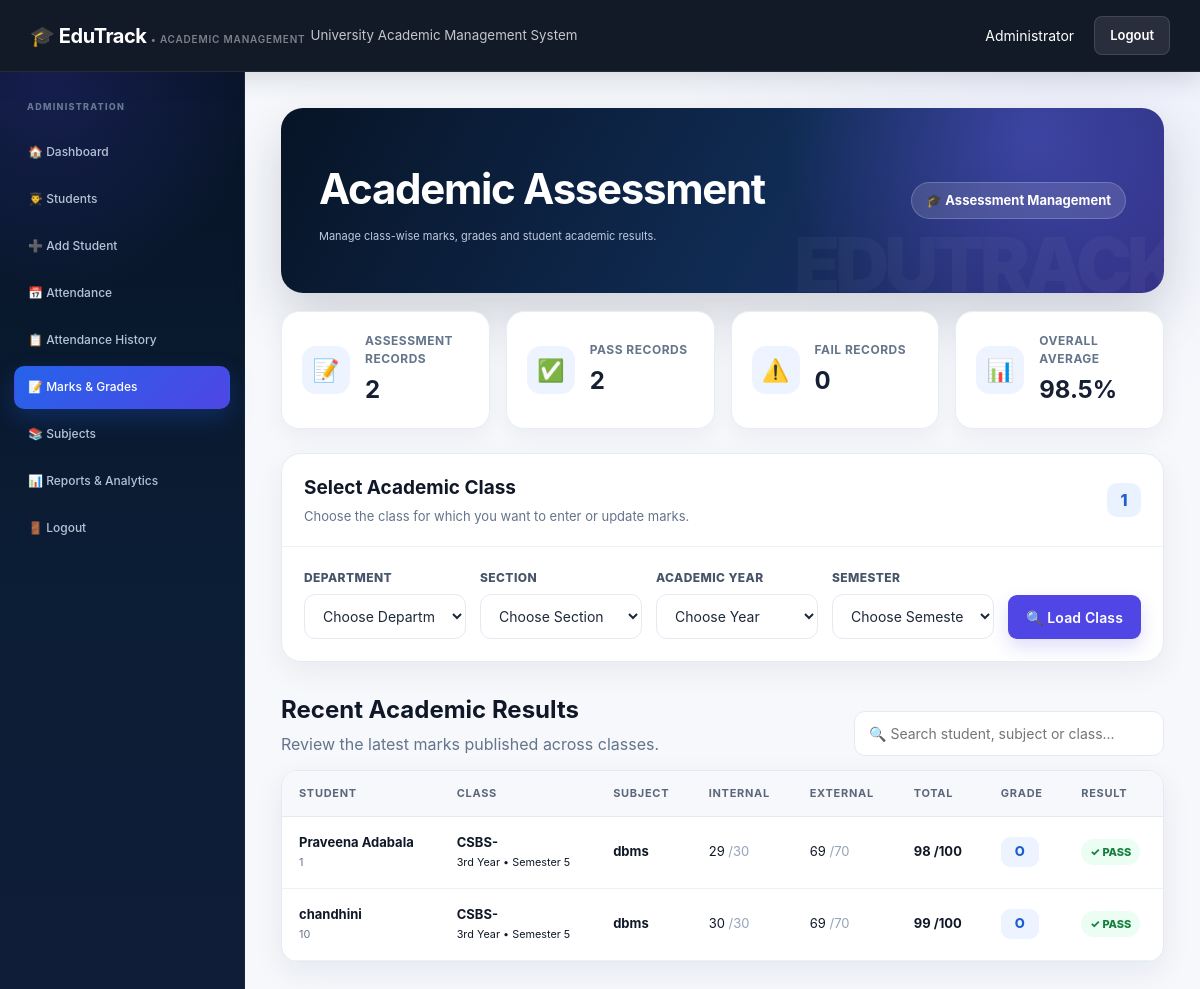
/marks.php (signed in), run on an earlier commit of the app's database.
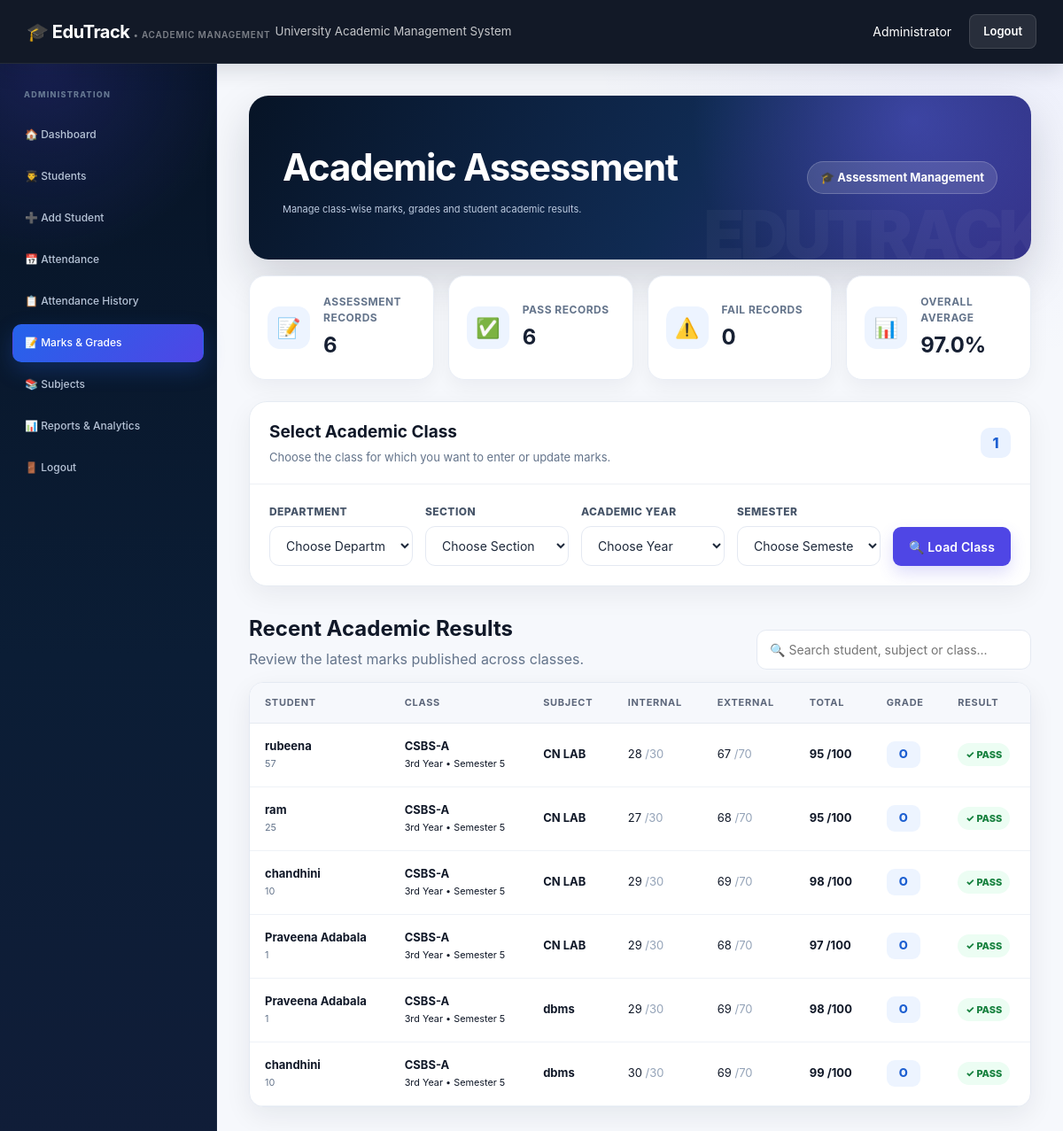
And on a later commit of the database.
### tables this page shows
CREATE TABLE `marks` (
  `id` int(11) NOT NULL,
  `student_id` int(11) NOT NULL,
  `subject` varchar(100) NOT NULL,
  `internal_marks` int(11) NOT NULL,
  `external_marks` int(11) NOT NULL,
  `total_marks` int(11) NOT NULL,
  `grade` varchar(5) DEFAULT NULL,
  `result` varchar(10) DEFAULT NULL
);

CREATE TABLE `students` (
  `id` int(11) NOT NULL,
  `name` varchar(100) NOT NULL,
  `roll_no` varchar(50) NOT NULL,
  `registration_no` varchar(50) DEFAULT NULL,
  `dob` date DEFAULT NULL,
  `gender` varchar(20) DEFAULT NULL,
  `department` varchar(100) NOT NULL,
  `section` varchar(10) DEFAULT NULL,
  `year` varchar(20) DEFAULT NULL,
  `semester` varchar(20) DEFAULT NULL,
  `email` varchar(100) NOT NULL,
  `phone` varchar(15) NOT NULL,
  `address` text DEFAULT NULL,
  `username` varchar(100) DEFAULT NULL,
  `password` varchar(255) DEFAULT NULL,
  `verification_token` varchar(255) DEFAULT NULL,
  `email_verified` tinyint(1) NOT NULL DEFAULT 0
);

### marks.php (the view, shortened to what the changed rows need)
<?php
include "db.php";
$recent_marks = mysqli_query(
    $conn,
    "SELECT
        marks.*,
        students.name,
        students.roll_no,
        students.department,
        students.section,
        students.year,
        students.semester
     FROM marks
     JOIN students
        ON marks.student_id = students.id
     ORDER BY marks.id DESC
     LIMIT 50"
);
$total_marks_records = 0;
$passed_records = 0;
$overall_average = 0;
$summary_query = mysqli_query(
    $conn,
    "SELECT
        COUNT(*) AS total_records,
        SUM(CASE WHEN result = 'Pass' THEN 1 ELSE 0 END) AS passed,
        SUM(CASE WHEN result = 'Fail' THEN 1 ELSE 0 END) AS failed,
        ROUND(AVG(total_marks), 2) AS average_marks
     FROM marks"
);
if ($summary_query) {
    $summary = mysqli_fetch_assoc($summary_query);
    $total_marks_records =
        intval($summary["total_records"] ?? 0);
    $passed_records =
        intval($summary["passed"] ?? 0);
    $overall_average =
        floatval($summary["average_marks"] ?? 0);
}
?>
<!DOCTYPE html>
<html lang="en">
<head>
<link
    rel="stylesheet"
    href="css/style.css"
>
</head>
<body class="edutrack-admin">
<div class="navbar">
<div>
<h2>
🎓 EduTrack
</h2>
</div>
</div>
<div class="main-layout">
<div class="main-content">
<div class="page-header marks-page-intro">
<div>
<h1>
Academic Assessment
</h1>
</div>
</div>
<div class="marks-overview-grid">
<div class="marks-overview-card">
<div>
<p>
Assessment Records
</p>
<h3>
<?php echo $total_marks_records; ?>
</h3>
</div>
</div>
<div class="marks-overview-card">
<div>
<p>
Pass Records
</p>
<h3>
<?php echo $passed_records; ?>
</h3>
</div>
</div>
<div class="marks-overview-card">
<div>
<p>
Overall Average
</p>
<h3>
<?php
echo number_format(
    $overall_average,
    1
);
?>%
</h3>
</div>
</div>
</div>
<div class="academic-workspace">
<div class="workspace-heading">
<div>
<h2>
Select Academic Class
</h2>
</div>
</div>
</div>
<div class="recent-results-header">
<div>
<h2>
Recent Academic Results
</h2>
</div>
</div>
<div class="table-card">
<div class="marks-table-wrapper">
<table
    class="modern-table professional-result-table"
    id="recentMarksTable"
>
<thead>
<tr>
<th>
Student
</th>
<th>
Class
</th>
<th>
Subject
</th>
<th>
Internal
</th>
<th>
External
</th>
<th>
Total
</th>
<th>
Grade
</th>
<th>
Result
</th>
</tr>
</thead>
<tbody>
<?php
if (
    $recent_marks &&
    mysqli_num_rows($recent_marks) > 0
) {
    while (
        $row =
        mysqli_fetch_assoc($recent_marks)
    ) {
?>
<tr>
<td class="result-student">
<strong>
<?php
echo htmlspecialchars(
    $row["name"]
);
?>
</strong>
<small>
<?php
echo htmlspecialchars(
    $row["roll_no"]
);
?>
</small>
</td>
<td>
<strong>
<?php
echo htmlspecialchars(
    $row["department"]
    . "-"
    . $row["section"]
);
?>
</strong>
<br>
<small>
<?php
echo htmlspecialchars(
    $row["year"]
);
?>
• Semester
<?php
echo intval(
    $row["semester"]
);
?>
</small>
</td>
<td>
<strong>
<?php
echo htmlspecialchars(
    $row["subject"]
);
?>
</strong>
</td>
<td>
<?php
echo intval(
    $row["internal_marks"]
);
?>
<span style="color:#94a3b8;">
/30
</span>
</td>
<td>
<?php
echo intval(
    $row["external_marks"]
);
?>
<span style="color:#94a3b8;">
/70
</span>
</td>
<td>
<strong>
<?php
echo intval(
    $row["total_marks"]
);
?>
/100
</strong>
</td>
<td>
<span class="grade-pill">
<?php
echo htmlspecialchars(
    $row["grade"]
);
?>
</span>
</td>
<td>
<?php
if (
    strtolower(
        $row["result"]
    ) == "pass"
) {
?>
<span class="result-pass-pill">
✓ PASS
</span>
<?php
} else {
?>
<span class="result-fail-pill">
✕ FAIL
</span>
<?php } ?>
</td>
</tr>
<?php
    }
} ?>
</tbody>
</table>
</div>
</div>
</div>
</div>
</body>
</html>

What changed in the data, as far as the page shows it:
added marks: student.name "rubeena", student.roll_no "57", student.section "CSBS-A", student.year "3rd Year", student.semester "5", subject "CN LAB", internal_marks "28", external_marks "67", total_marks "95", grade "O", result "✓ PASS"
added marks: student.name "ram", student.roll_no "25", student.section "CSBS-A", student.year "3rd Year", student.semester "5", subject "CN LAB", internal_marks "27", external_marks "68", total_marks "95", grade "O", result "✓ PASS"
added marks: student.name "chandhini", student.roll_no "10", student.section "CSBS-A", student.year "3rd Year", student.semester "5", subject "CN LAB", internal_marks "29", external_marks "69", total_marks "98", grade "O", result "✓ PASS"
added marks: student.name "Praveena Adabala", student.roll_no "1", student.section "CSBS-A", student.year "3rd Year", student.semester "5", subject "CN LAB", internal_marks "29", external_marks "68", total_marks "97", grade "O", result "✓ PASS"
changed through a linked row, marks (number 5 of 6 on the later page): student.section "CSBS-" → "CSBS-A"
changed through a linked row, marks (number 6 of 6 on the later page): student.section "CSBS-" → "CSBS-A"
Also different on the page:
$total_marks_records: "2" → "6"
$passed_records: "2" → "6"
$overall_average: "98.5" → "97.0"
